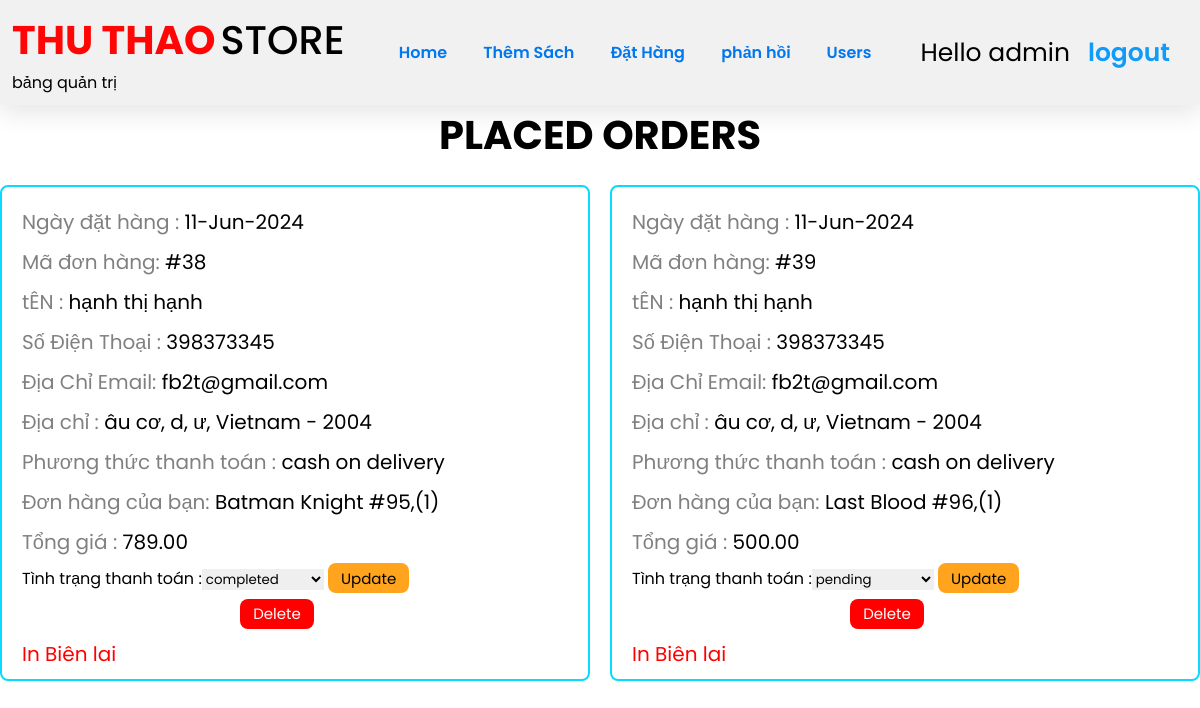
The page /admin_orders.php (signed in) on the database its author committed.
### tables this page shows
CREATE TABLE `confirm_order` (
  `order_id` int(100) NOT NULL,
  `user_id` int(100) NOT NULL,
  `name` varchar(50) NOT NULL,
  `email` varchar(50) NOT NULL,
  `number` int(12) NOT NULL,
  `address` varchar(500) NOT NULL,
  `payment_method` varchar(20) NOT NULL,
  `total_books` varchar(500) NOT NULL,
  `order_date` varchar(100) NOT NULL,
  `payment_status` varchar(100) NOT NULL DEFAULT 'pending',
  `date` varchar(20) NOT NULL,
  `total_price` double(10,2) NOT NULL
);

### admin_orders.php (the view, shortened to what this page needs)
<?php
include 'config.php';
?>
<!DOCTYPE html>
<html lang="en">
<head>
   <link rel="stylesheet" href="https://cdnjs.cloudflare.com/ajax/libs/font-awesome/6.0.0/css/all.min.css">
   <link rel="stylesheet" href="./css/hello.css">
</head>
<body>
   <?php include 'admin_header.php'; ?>
   <section class="placed-orders">
      <h1 class="title">placed orders</h1>
      <div class="box-container">
         <?php
         $select_orders = mysqli_query($conn, "SELECT * FROM `confirm_order`") or die('query failed');
         if (mysqli_num_rows($select_orders) > 0) {
            while ($fetch_book = mysqli_fetch_assoc($select_orders)) {
         ?>
               <div class="box">
                  <p> Ngày đặt hàng : <span><?php echo $fetch_book['order_date']; ?></span> </p>
                  <p> Mã đơn hàng: <span>#<?php echo $fetch_book['order_id']; ?> </p>
                  <p> tÊN : <span><?php echo $fetch_book['name']; ?></span> </p>
                  <p> Số Điện Thoại : <span><?php echo $fetch_book['number']; ?></span> </p>
                  <p> Địa Chỉ Email: <span><?php echo $fetch_book['email']; ?></span> </p>
                  <p> Địa chỉ : <span><?php echo $fetch_book['address']; ?></span> </p>
                  <p> Phương thức thanh toán : <span><?php echo $fetch_book['payment_method']; ?></span> </p>
                  <p> Đơn hàng của bạn: <span><?php echo $fetch_book['total_books']; ?></span> </p>
                  <p> Tổng giá : <span> <?php echo $fetch_book['total_price']; ?></span> </p>
                  <form action="" method="post">
                     Tình trạng thanh toán :<select name="update_payment">
                        <option value="" selected disabled><?php echo $fetch_book['payment_status']; ?></option>
                     </select>
                     <input type="submit" value="update" name="update_order" class="cart-btn2">
                     <a class="cart-btn1" href="admin_orders.php?delete=<?php echo $fetch_book['order_id']; ?>" onclick="return confirm('delete this order?');">delete</a>
                  </form>
                  <p><a href="invoice.php?order_id=<?php echo $fetch_book['order_id']; ?>" target="_blank">In Biên lai</a></p>
               </div>
         <?php
            }
         } else {
            echo '<p class="empty">no orders placed yet!</p>';
         }
         ?>
      </div>
   </section>
</body>
</html>

### css/hello.css (style rules this page uses)
* { text-decoration: none; margin: 0; padding: 0; font-family: "Poppins", sans-serif; box-sizing: border-box; outline: none; border:none; }
.placed-orders .title { text-align: center; margin-bottom: 20px; text-transform: uppercase; color:black; font-size: 40px; }
.placed-orders .box-container { max-width: 1200px; margin:0 auto; display:flex; flex-wrap: wrap; align-items: center; gap:20px; }
.placed-orders .box-container .box { flex:1 1 400px; border-radius: .5rem; padding:15px; border:2px solid rgb(14, 152, 231); background-color: white; padding:10px 20px; }
.placed-orders .box-container .box p { padding:10px 0 0 0; font-size: 20px; color:gray; }
.placed-orders .box-container .box p span { color:black; }

### css/admin.css (style rules this page uses)
* { text-decoration: none; margin: 0; padding: 0; font-family: "Poppins", sans-serif; box-sizing: border-box; outline: none; border: none; }
a { color: #ff0000; text-decoration: none; background-color: transparent; }

### admin_orders.php (style rules this page uses)
.cart-btn1, .cart-btn2 { display: inline-block; margin-top: 0.4rem; padding:0.2rem 0.8rem; cursor: pointer; color:white; font-size: 15px; border-radius: .5rem; text-transform: capitalize; }
.cart-btn1 { margin-left: 40%; background-color: red; }
.cart-btn2 { background-color: #ffa41c; color: black; }
.placed-orders .title { text-align: center; margin-bottom: 20px; text-transform: uppercase; color: black; font-size: 40px; }
.placed-orders .box-container { max-width: 1200px; margin: 0 auto; display: flex; flex-wrap: wrap; align-items: center; gap: 20px; }
.placed-orders .box-container .box { flex: 1 1 400px; border-radius: .5rem; padding: 15px; border: 2px solid rgb(9, 218, 255); background-color: white; padding: 10px 20px; }
.placed-orders .box-container .box p { padding: 10px 0 0 0; font-size: 20px; color: gray; }
.placed-orders .box-container .box p span { color: black; }

### rows shown on the page
confirm_order: order_date "11-Jun-2024", order_id "38", name "hạnh thị hạnh", number "398373345", email "fb2t@gmail.com", address "âu cơ, d, ư, Vietnam - 2004", payment_method "cash on delivery", total_books "Batman Knight #95,(1)", total_price "789.00", update_payment "completed"
confirm_order: order_date "11-Jun-2024", order_id "39", name "hạnh thị hạnh", number "398373345", email "fb2t@gmail.com", address "âu cơ, d, ư, Vietnam - 2004", payment_method "cash on delivery", total_books "Last Blood #96,(1)", total_price "500.00", update_payment "pending"

### other values the page prints
$_SESSION['admin_name'] "admin"
